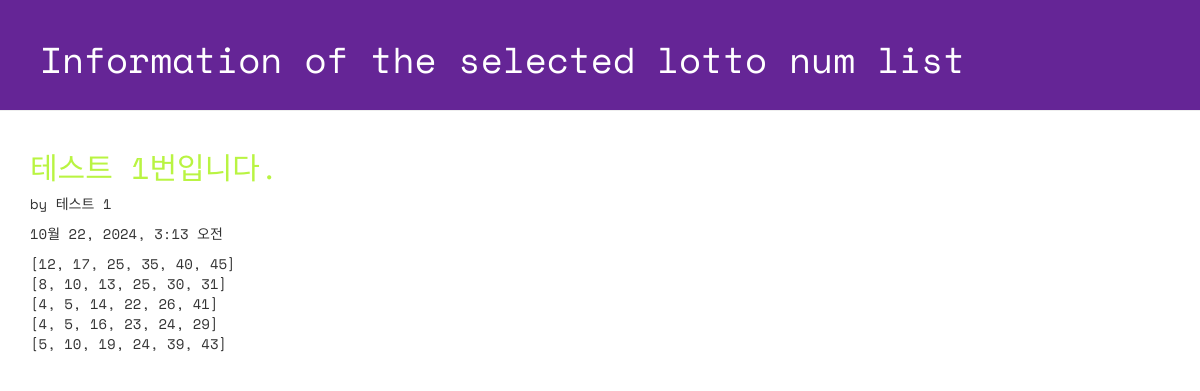
/lotto/4/detail/, run on the app's committed database.
### lotto/models.py (models this page shows, shortened)
class GuessNumbers(models.Model):
    name = models.CharField(max_length=24) # 로또 번호 리스트의 이름
    text = models.CharField(max_length=255) # 로또 번호 리스트에 대한 설명
    lottos = models.CharField(max_length=255, default='[1, 2, 3, 4, 5, 6]') # 로또 번호들이 담길 str
    num_lotto = models.IntegerField(default=5) # 6개 번호 set의 갯수
    update_date = models.DateTimeField()

### lotto/views.py (the view)
# urls.py: path('lotto/<int:lottokey>/detail/', views.detail, name='detail'),
def detail(request, lottokey):
    lotto = GuessNumbers.objects.get(id=lottokey)
    return render(request, 'lotto/detail.html', {'lotto':lotto})

### lotto/templates/lotto/detail.html (shortened to what this page needs)
<!DOCTYPE html>
{% load static %}
<html lang="ko">
<head>
  <link rel="stylesheet" href="//maxcdn.bootstrapcdn.com/bootstrap/3.2.0/css/bootstrap.min.css">
  <link rel="stylesheet" href="//maxcdn.bootstrapcdn.com/bootstrap/3.2.0/css/bootstrap-theme.min.css">
  <link rel="stylesheet" href="{% static 'css/lotto.css'%}">
</head>
<body>
  <div class="page-header">
  <h1>Information of the selected lotto num list</h1>
  </div>
  <div class="container lotto">
    <h2>{{ lotto.text }}</h2>
    <p> by {{ lotto.name }}</p>
    <p> {{ lotto.update_date }}</p>
    <p> {{ lotto.lottos | linebreaksbr }}</p>
  </div>
</body>
</html>

### lotto/static/css/lotto.css (style rules this page uses)
.page-header { background-color: #652596; margin-top: 0; padding: 20px 20px 20px 40px; font-family: 'Space Mono', monospace; }
.page-header h1 { color: #FFFFFF; }
.container { font-family: 'Space Mono', monospace; }
.container h2 { color: #b9f442; }

### data on the page
GuessNumbers: text "테스트 1번입니다.", name "테스트 1", update_date "10월 22, 2024, 3:13 오전", lottos "[12, 17, 25, 35, 40, 45] [8, 10, 13, 25, 30, 31] [4, 5, 14, 22, 26, 41] [4, 5, 16, 23, 24, 29] [5, 10, 19, 24, 39, 43]"
